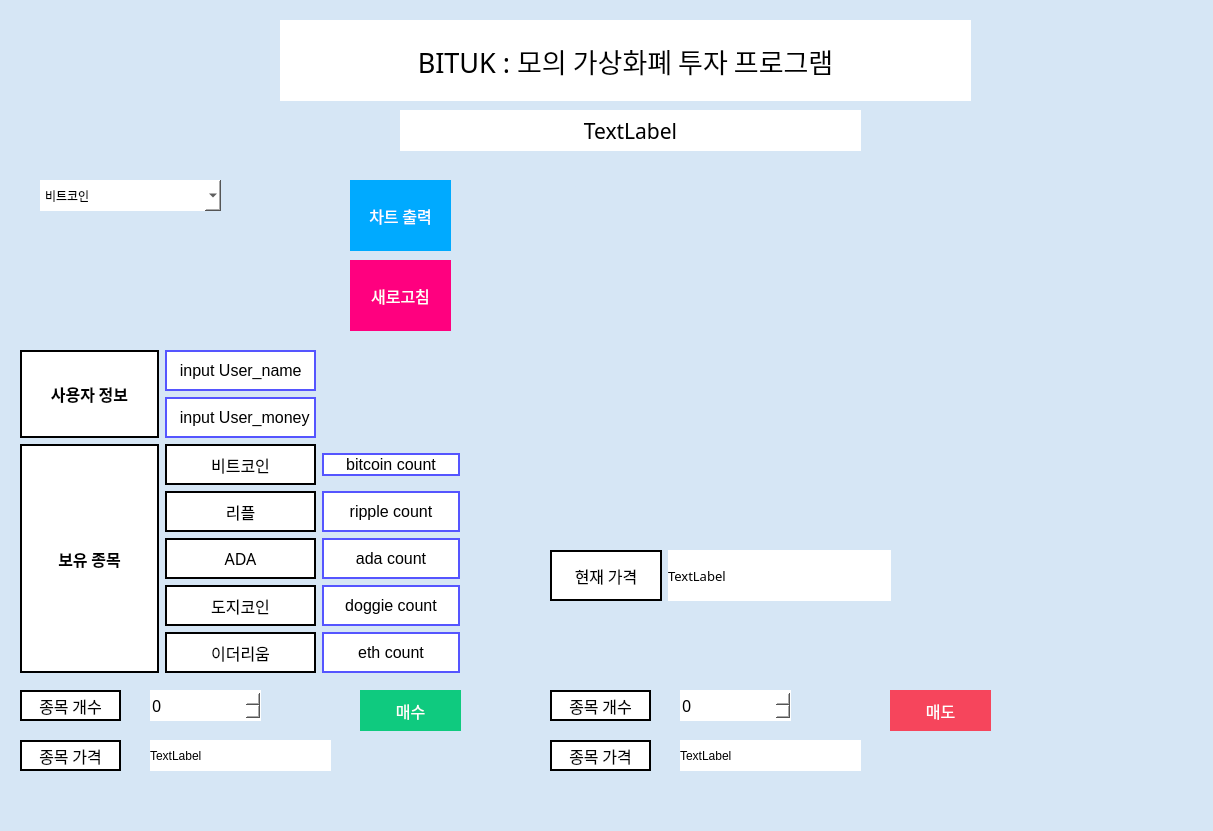
<?xml version="1.0" encoding="UTF-8"?>
<ui version="4.0">
 <class>MainWindow</class>
 <widget class="QMainWindow" name="MainWindow">
  <property name="geometry">
   <rect>
    <x>0</x>
    <y>0</y>
    <width>1213</width>
    <height>831</height>
   </rect>
  </property>
  <property name="windowTitle">
   <string>BITUK</string>
  </property>
  <property name="windowIcon">
   <iconset>
    <normaloff>:/icon/BITUK2.png</normaloff>:/icon/BITUK2.png</iconset>
  </property>
  <property name="styleSheet">
   <string notr="true">background-color:rgb(214,230,245);
border-radius: 100px;</string>
  </property>
  <widget class="QWidget" name="centralwidget">
   <widget class="QLabel" name="label">
    <property name="geometry">
     <rect>
      <x>280</x>
      <y>20</y>
      <width>691</width>
      <height>81</height>
     </rect>
    </property>
    <property name="font">
     <font>
      <family>210 수퍼사이즈 Black italic</family>
      <pointsize>20</pointsize>
      <weight>50</weight>
      <italic>false</italic>
      <bold>false</bold>
     </font>
    </property>
    <property name="styleSheet">
     <string notr="true">background-color:rgb(255, 255, 255);
font: 20pt &quot;210 수퍼사이즈 Black italic&quot;;</string>
    </property>
    <property name="text">
     <string>BITUK : 모의 가상화폐 투자 프로그램</string>
    </property>
    <property name="alignment">
     <set>Qt::AlignCenter</set>
    </property>
   </widget>
   <widget class="QLabel" name="hello">
    <property name="geometry">
     <rect>
      <x>400</x>
      <y>110</y>
      <width>461</width>
      <height>41</height>
     </rect>
    </property>
    <property name="font">
     <font>
      <family>나눔바른고딕OTF</family>
      <pointsize>16</pointsize>
     </font>
    </property>
    <property name="styleSheet">
     <string notr="true">background-color:rgb(255, 255, 255);</string>
    </property>
    <property name="text">
     <string>TextLabel</string>
    </property>
    <property name="alignment">
     <set>Qt::AlignCenter</set>
    </property>
   </widget>
   <widget class="QComboBox" name="combo">
    <property name="geometry">
     <rect>
      <x>40</x>
      <y>180</y>
      <width>181</width>
      <height>31</height>
     </rect>
    </property>
    <property name="styleSheet">
     <string notr="true">font: 25 12pt &quot;KoPubWorld돋움체 Light&quot;;
background-color:rgb(255, 255, 255);</string>
    </property>
    <item>
     <property name="text">
      <string>비트코인</string>
     </property>
    </item>
    <item>
     <property name="text">
      <string>리플</string>
     </property>
    </item>
    <item>
     <property name="text">
      <string>ADA</string>
     </property>
    </item>
    <item>
     <property name="text">
      <string>도지코인</string>
     </property>
    </item>
    <item>
     <property name="text">
      <string>이더리움</string>
     </property>
    </item>
   </widget>
   <widget class="QPushButton" name="output">
    <property name="geometry">
     <rect>
      <x>350</x>
      <y>180</y>
      <width>101</width>
      <height>71</height>
     </rect>
    </property>
    <property name="font">
     <font>
      <family>메이플스토리</family>
      <pointsize>12</pointsize>
     </font>
    </property>
    <property name="styleSheet">
     <string notr="true">background-color:rgb(0, 170, 255);
color:white</string>
    </property>
    <property name="text">
     <string>차트 출력</string>
    </property>
   </widget>
   <widget class="QWidget" name="horizontalLayoutWidget">
    <property name="geometry">
     <rect>
      <x>20</x>
      <y>350</y>
      <width>440</width>
      <height>323</height>
     </rect>
    </property>
    <layout class="QHBoxLayout" name="horizontalLayout">
     <item>
      <layout class="QGridLayout" name="gridLayout">
       <item row="3" column="0" rowspan="5">
        <widget class="QLabel" name="get_coin">
         <property name="font">
          <font>
           <family>나눔바른고딕OTF</family>
           <pointsize>12</pointsize>
           <weight>75</weight>
           <bold>true</bold>
          </font>
         </property>
         <property name="styleSheet">
          <string notr="true">background-color:rgb(255, 255, 255);
color: rgb(0, 0, 0); border-style: solid; border-width: 2px; border-color: rgb(0, 0, 0); border-radius: 0px;</string>
         </property>
         <property name="text">
          <string>보유 종목</string>
         </property>
         <property name="alignment">
          <set>Qt::AlignCenter</set>
         </property>
        </widget>
       </item>
       <item row="4" column="2">
        <widget class="QLabel" name="ripple">
         <property name="font">
          <font>
           <family>Segoe UI</family>
           <pointsize>12</pointsize>
          </font>
         </property>
         <property name="styleSheet">
          <string notr="true">background-color:rgb(255, 255, 255);
color: rgb(0, 0, 0); border-style: solid; border-width: 2px; border-color: rgb(85, 85, 255); </string>
         </property>
         <property name="text">
          <string>ripple count</string>
         </property>
         <property name="alignment">
          <set>Qt::AlignCenter</set>
         </property>
        </widget>
       </item>
       <item row="6" column="1">
        <widget class="QLabel" name="label_19">
         <property name="font">
          <font>
           <family>나눔바른고딕OTF</family>
           <pointsize>12</pointsize>
          </font>
         </property>
         <property name="styleSheet">
          <string notr="true">background-color:rgb(255, 255, 255);
color: rgb(0, 0, 0); border-style: solid; border-width: 2px; border-color: rgb(0, 0, 0); </string>
         </property>
         <property name="text">
          <string>도지코인</string>
         </property>
         <property name="alignment">
          <set>Qt::AlignCenter</set>
         </property>
        </widget>
       </item>
       <item row="3" column="2" alignment="Qt::AlignVCenter">
        <widget class="QLabel" name="bitcoin">
         <property name="font">
          <font>
           <family>Segoe UI</family>
           <pointsize>12</pointsize>
          </font>
         </property>
         <property name="styleSheet">
          <string notr="true">background-color:rgb(255, 255, 255);
color: rgb(0, 0, 0); border-style: solid; border-width: 2px; border-color: rgb(85, 85, 255); </string>
         </property>
         <property name="text">
          <string>bitcoin count</string>
         </property>
         <property name="alignment">
          <set>Qt::AlignCenter</set>
         </property>
        </widget>
       </item>
       <item row="5" column="1">
        <widget class="QLabel" name="label_15">
         <property name="font">
          <font>
           <family>나눔바른고딕OTF</family>
           <pointsize>12</pointsize>
          </font>
         </property>
         <property name="styleSheet">
          <string notr="true">background-color:rgb(255, 255, 255);
color: rgb(0, 0, 0); border-style: solid; border-width: 2px; border-color: rgb(0, 0, 0); </string>
         </property>
         <property name="text">
          <string>ADA</string>
         </property>
         <property name="alignment">
          <set>Qt::AlignCenter</set>
         </property>
        </widget>
       </item>
       <item row="5" column="2">
        <widget class="QLabel" name="ada">
         <property name="font">
          <font>
           <family>Segoe UI</family>
           <pointsize>12</pointsize>
          </font>
         </property>
         <property name="styleSheet">
          <string notr="true">background-color:rgb(255, 255, 255);
color: rgb(0, 0, 0); border-style: solid; border-width: 2px; border-color: rgb(85, 85, 255); </string>
         </property>
         <property name="text">
          <string>ada count</string>
         </property>
         <property name="alignment">
          <set>Qt::AlignCenter</set>
         </property>
        </widget>
       </item>
       <item row="7" column="1">
        <widget class="QLabel" name="label_17">
         <property name="font">
          <font>
           <family>나눔바른고딕OTF</family>
           <pointsize>12</pointsize>
          </font>
         </property>
         <property name="styleSheet">
          <string notr="true">background-color:rgb(255, 255, 255);
color: rgb(0, 0, 0); border-style: solid; border-width: 2px; border-color: rgb(0, 0, 0); </string>
         </property>
         <property name="text">
          <string>이더리움</string>
         </property>
         <property name="alignment">
          <set>Qt::AlignCenter</set>
         </property>
        </widget>
       </item>
       <item row="7" column="2">
        <widget class="QLabel" name="eth">
         <property name="font">
          <font>
           <family>Segoe UI</family>
           <pointsize>12</pointsize>
          </font>
         </property>
         <property name="styleSheet">
          <string notr="true">background-color:rgb(255, 255, 255);
color: rgb(0, 0, 0); border-style: solid; border-width: 2px; border-color: rgb(85, 85, 255); </string>
         </property>
         <property name="text">
          <string>eth count</string>
         </property>
         <property name="alignment">
          <set>Qt::AlignCenter</set>
         </property>
        </widget>
       </item>
       <item row="4" column="1">
        <widget class="QLabel" name="label_14">
         <property name="font">
          <font>
           <family>나눔바른고딕OTF</family>
           <pointsize>12</pointsize>
          </font>
         </property>
         <property name="styleSheet">
          <string notr="true">background-color:rgb(255, 255, 255);
color: rgb(0, 0, 0); border-style: solid; border-width: 2px; border-color: rgb(0, 0, 0); </string>
         </property>
         <property name="text">
          <string>리플</string>
         </property>
         <property name="alignment">
          <set>Qt::AlignCenter</set>
         </property>
        </widget>
       </item>
       <item row="3" column="1">
        <widget class="QLabel" name="label_11">
         <property name="font">
          <font>
           <family>나눔바른고딕OTF</family>
           <pointsize>12</pointsize>
          </font>
         </property>
         <property name="styleSheet">
          <string notr="true">background-color:rgb(255, 255, 255);
color: rgb(0, 0, 0); border-style: solid; border-width: 2px; border-color: rgb(0, 0, 0); </string>
         </property>
         <property name="text">
          <string>비트코인</string>
         </property>
         <property name="alignment">
          <set>Qt::AlignCenter</set>
         </property>
        </widget>
       </item>
       <item row="1" column="1">
        <widget class="QLabel" name="user_money">
         <property name="font">
          <font>
           <family>Segoe UI</family>
           <pointsize>12</pointsize>
          </font>
         </property>
         <property name="styleSheet">
          <string notr="true">background-color:rgb(255, 255, 255);
color: rgb(0, 0, 0); border-style: solid; border-width: 2px; border-color: rgb(85, 85, 255); </string>
         </property>
         <property name="text">
          <string>  input User_money</string>
         </property>
        </widget>
       </item>
       <item row="0" column="0" rowspan="2">
        <widget class="QLabel" name="get_coin_2">
         <property name="font">
          <font>
           <family>나눔바른고딕OTF</family>
           <pointsize>12</pointsize>
           <weight>75</weight>
           <bold>true</bold>
          </font>
         </property>
         <property name="styleSheet">
          <string notr="true">background-color:rgb(255, 255, 255);
color: rgb(0, 0, 0); border-style: solid; border-width: 2px; border-color: rgb(0, 0, 0); border-radius: 0px;</string>
         </property>
         <property name="text">
          <string>사용자 정보</string>
         </property>
         <property name="alignment">
          <set>Qt::AlignCenter</set>
         </property>
        </widget>
       </item>
       <item row="0" column="1">
        <widget class="QLabel" name="user_name">
         <property name="font">
          <font>
           <family>Segoe UI</family>
           <pointsize>12</pointsize>
          </font>
         </property>
         <property name="styleSheet">
          <string notr="true">background-color:rgb(255, 255, 255);
color: rgb(0, 0, 0); border-style: solid; border-width: 2px; border-color: rgb(85, 85, 255); </string>
         </property>
         <property name="text">
          <string>  input User_name</string>
         </property>
         <property name="alignment">
          <set>Qt::AlignLeading|Qt::AlignLeft|Qt::AlignVCenter</set>
         </property>
        </widget>
       </item>
       <item row="6" column="2">
        <widget class="QLabel" name="doggie">
         <property name="font">
          <font>
           <family>Segoe UI</family>
           <pointsize>12</pointsize>
          </font>
         </property>
         <property name="styleSheet">
          <string notr="true">background-color:rgb(255, 255, 255);
color: rgb(0, 0, 0); border-style: solid; border-width: 2px; border-color: rgb(85, 85, 255); </string>
         </property>
         <property name="text">
          <string>doggie count</string>
         </property>
         <property name="alignment">
          <set>Qt::AlignCenter</set>
         </property>
        </widget>
       </item>
      </layout>
     </item>
    </layout>
   </widget>
   <widget class="QSpinBox" name="buy_count">
    <property name="geometry">
     <rect>
      <x>150</x>
      <y>690</y>
      <width>111</width>
      <height>31</height>
     </rect>
    </property>
    <property name="font">
     <font>
      <family>굴림</family>
      <pointsize>12</pointsize>
     </font>
    </property>
    <property name="styleSheet">
     <string notr="true">background-color:rgb(255,255,255);</string>
    </property>
   </widget>
   <widget class="QLabel" name="label_2">
    <property name="geometry">
     <rect>
      <x>20</x>
      <y>690</y>
      <width>101</width>
      <height>31</height>
     </rect>
    </property>
    <property name="font">
     <font>
      <family>KoPubWorld돋움체 Light</family>
      <pointsize>12</pointsize>
      <weight>3</weight>
      <italic>false</italic>
      <bold>false</bold>
     </font>
    </property>
    <property name="styleSheet">
     <string notr="true">font: 25 12pt &quot;KoPubWorld돋움체 Light&quot;;
background-color:rgb(255, 255, 255);

color: rgb(0, 0, 0); border-style: solid; border-width: 2px; border-color: rgb(0, 0, 0); border-radius: 0px;</string>
    </property>
    <property name="text">
     <string>종목 개수</string>
    </property>
    <property name="alignment">
     <set>Qt::AlignCenter</set>
    </property>
   </widget>
   <widget class="QPushButton" name="buy">
    <property name="geometry">
     <rect>
      <x>360</x>
      <y>690</y>
      <width>101</width>
      <height>41</height>
     </rect>
    </property>
    <property name="font">
     <font>
      <family>메이플스토리</family>
      <pointsize>12</pointsize>
     </font>
    </property>
    <property name="styleSheet">
     <string notr="true">background-color:rgb(15, 202, 127);
color:white;</string>
    </property>
    <property name="text">
     <string>매수</string>
    </property>
   </widget>
   <widget class="QPushButton" name="sell">
    <property name="geometry">
     <rect>
      <x>890</x>
      <y>690</y>
      <width>101</width>
      <height>41</height>
     </rect>
    </property>
    <property name="font">
     <font>
      <family>메이플스토리</family>
      <pointsize>12</pointsize>
     </font>
    </property>
    <property name="styleSheet">
     <string notr="true">background-color:rgb(246, 69, 92);
color:white;</string>
    </property>
    <property name="text">
     <string>매도</string>
    </property>
   </widget>
   <widget class="QLabel" name="buy_price">
    <property name="geometry">
     <rect>
      <x>150</x>
      <y>740</y>
      <width>181</width>
      <height>31</height>
     </rect>
    </property>
    <property name="styleSheet">
     <string notr="true">background-color:rgb(255,255,255);</string>
    </property>
    <property name="text">
     <string>TextLabel</string>
    </property>
   </widget>
   <widget class="QLabel" name="label_3">
    <property name="geometry">
     <rect>
      <x>20</x>
      <y>740</y>
      <width>101</width>
      <height>31</height>
     </rect>
    </property>
    <property name="font">
     <font>
      <family>KoPubWorld돋움체 Light</family>
      <pointsize>12</pointsize>
      <weight>3</weight>
      <italic>false</italic>
      <bold>false</bold>
     </font>
    </property>
    <property name="styleSheet">
     <string notr="true">font: 25 12pt &quot;KoPubWorld돋움체 Light&quot;;
background-color:rgb(255, 255, 255);
color: rgb(0, 0, 0); border-style: solid; border-width: 2px; border-color: rgb(0, 0, 0); border-radius: 0px;</string>
    </property>
    <property name="text">
     <string>종목 가격</string>
    </property>
    <property name="alignment">
     <set>Qt::AlignCenter</set>
    </property>
   </widget>
   <widget class="QLabel" name="label_4">
    <property name="geometry">
     <rect>
      <x>550</x>
      <y>740</y>
      <width>101</width>
      <height>31</height>
     </rect>
    </property>
    <property name="font">
     <font>
      <family>KoPubWorld돋움체 Light</family>
      <pointsize>12</pointsize>
      <weight>3</weight>
      <italic>false</italic>
      <bold>false</bold>
     </font>
    </property>
    <property name="styleSheet">
     <string notr="true">font: 25 12pt &quot;KoPubWorld돋움체 Light&quot;;
background-color:rgb(255, 255, 255);
color: rgb(0, 0, 0); border-style: solid; border-width: 2px; border-color: rgb(0, 0, 0); border-radius: 0px;</string>
    </property>
    <property name="text">
     <string>종목 가격</string>
    </property>
    <property name="alignment">
     <set>Qt::AlignCenter</set>
    </property>
   </widget>
   <widget class="QLabel" name="sell_price">
    <property name="geometry">
     <rect>
      <x>680</x>
      <y>740</y>
      <width>181</width>
      <height>31</height>
     </rect>
    </property>
    <property name="styleSheet">
     <string notr="true">background-color:rgb(255,255,255);</string>
    </property>
    <property name="text">
     <string>TextLabel</string>
    </property>
   </widget>
   <widget class="QLabel" name="label_5">
    <property name="geometry">
     <rect>
      <x>550</x>
      <y>690</y>
      <width>101</width>
      <height>31</height>
     </rect>
    </property>
    <property name="font">
     <font>
      <family>KoPubWorld돋움체 Light</family>
      <pointsize>12</pointsize>
      <weight>3</weight>
      <italic>false</italic>
      <bold>false</bold>
     </font>
    </property>
    <property name="styleSheet">
     <string notr="true">font: 25 12pt &quot;KoPubWorld돋움체 Light&quot;;
background-color:rgb(255, 255, 255);
color: rgb(0, 0, 0); border-style: solid; border-width: 2px; border-color: rgb(0, 0, 0); border-radius: 0px;</string>
    </property>
    <property name="text">
     <string>종목 개수</string>
    </property>
    <property name="alignment">
     <set>Qt::AlignCenter</set>
    </property>
   </widget>
   <widget class="QSpinBox" name="sell_count">
    <property name="geometry">
     <rect>
      <x>680</x>
      <y>690</y>
      <width>111</width>
      <height>31</height>
     </rect>
    </property>
    <property name="font">
     <font>
      <family>굴림</family>
      <pointsize>12</pointsize>
     </font>
    </property>
    <property name="styleSheet">
     <string notr="true">background-color:rgb(255,255,255);</string>
    </property>
   </widget>
   <widget class="QWidget" name="gridLayoutWidget_3">
    <property name="geometry">
     <rect>
      <x>550</x>
      <y>550</y>
      <width>341</width>
      <height>51</height>
     </rect>
    </property>
    <layout class="QGridLayout" name="gridLayout_4">
     <item row="0" column="0">
      <widget class="QLabel" name="label_6">
       <property name="font">
        <font>
         <family>KoPub돋움체 Light</family>
         <pointsize>12</pointsize>
        </font>
       </property>
       <property name="styleSheet">
        <string notr="true">background-color:rgb(255,255,255);
color: rgb(0, 0, 0); border-style: solid; border-width: 2px; border-color: rgb(0, 0, 0); border-radius: 0px;</string>
       </property>
       <property name="text">
        <string>현재 가격</string>
       </property>
       <property name="alignment">
        <set>Qt::AlignCenter</set>
       </property>
      </widget>
     </item>
     <item row="0" column="1" colspan="2">
      <widget class="QLabel" name="now_cur">
       <property name="font">
        <font>
         <family>KoPub돋움체 Light</family>
         <pointsize>10</pointsize>
        </font>
       </property>
       <property name="styleSheet">
        <string notr="true">background-color:rgb(255,255,255);</string>
       </property>
       <property name="text">
        <string>TextLabel</string>
       </property>
      </widget>
     </item>
    </layout>
   </widget>
   <widget class="QPushButton" name="refresh">
    <property name="geometry">
     <rect>
      <x>350</x>
      <y>260</y>
      <width>101</width>
      <height>71</height>
     </rect>
    </property>
    <property name="font">
     <font>
      <family>메이플스토리</family>
      <pointsize>12</pointsize>
     </font>
    </property>
    <property name="styleSheet">
     <string notr="true">background-color:rgb(255, 0, 127);
color:white</string>
    </property>
    <property name="text">
     <string>새로고침</string>
    </property>
   </widget>
   <widget class="QWidget" name="gridLayoutWidget">
    <property name="geometry">
     <rect>
      <x>510</x>
      <y>180</y>
      <width>611</width>
      <height>331</height>
     </rect>
    </property>
    <layout class="QGridLayout" name="gridLayout_Bit"/>
   </widget>
  </widget>
  <widget class="QStatusBar" name="statusbar"/>
 </widget>
 <resources/>
 <connections/>
</ui>
